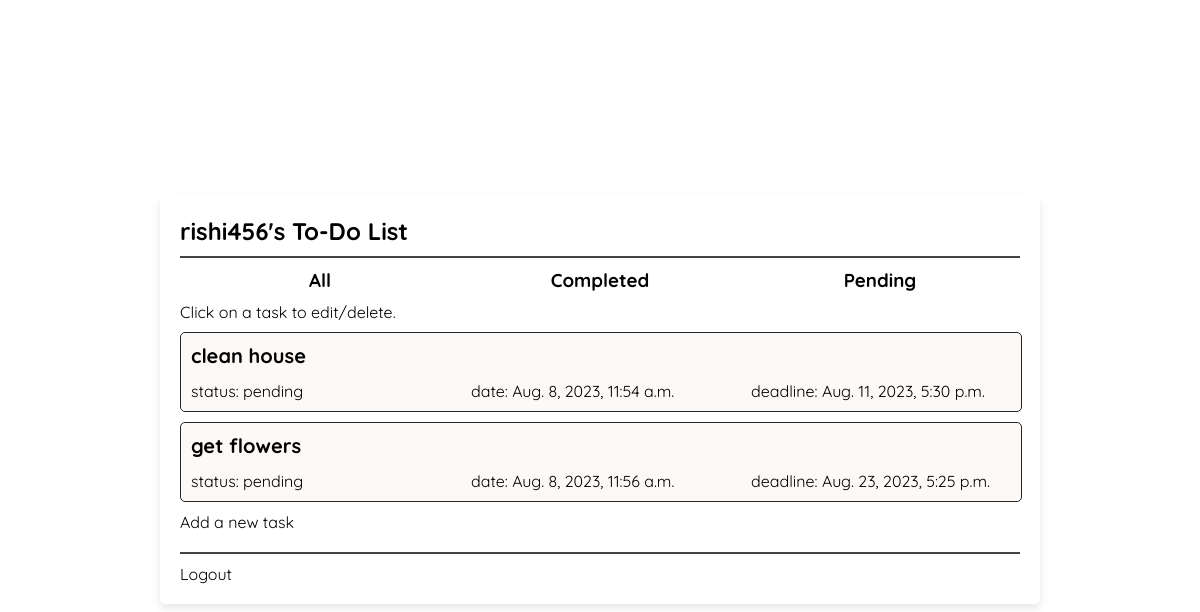
The page /pending/ (signed in) on the database its author committed.
### myapp/models.py (models this page shows, shortened)
class Task(models.Model):
    user = models.ForeignKey(
        User, on_delete=models.CASCADE, null=True, blank=True)
    title = models.CharField(max_length=100)
    description = models.TextField(null=True, blank=True)
    complete = models.BooleanField(default=False)
    created = models.DateTimeField(auto_now_add=True)
    deadline = models.DateTimeField(null=True, blank=True ,default=None)
    class Meta:
        order_with_respect_to = 'user'

### myapp/views.py (the view)
# urls.py: path('pending/', views.pending_tasks, name='pending_tasks')
@login_required
def pending_tasks(request):
    tasks = Task.objects.filter(user=request.user, complete=False)
    return render(request, 'task_list.html', {'tasks':tasks})

### myapp/templates/task_list.html (shortened to what this page needs)
{% load static %}
<!DOCTYPE html>
<html lang="en">
<head>
    <link rel="stylesheet" href="{% static 'css/style.css' %}">
</head>
<body>
    <br>
    <section class="card">
        <h2>{{ request.user }}'s To-Do List</h2>
        <div class="divider"></div>
        <div class="mydiv1">
            <h3 onclick="window.location.href='{% url 'task_list' %}'">All</h3>
            <h3 onclick="window.location.href='{% url 'completed_tasks' %}'">Completed</h3>
            <h3 onclick="window.location.href='{% url 'pending_tasks' %}'">Pending</h3>
        </div>
        {% if tasks %}
        <p>Click on a task to edit/delete.</p>
        {% for task in tasks %}
        <div class="task-div" onclick="window.location.href='{% url 'task-update' pk=task.pk %}'">
            <h2>{{ task.title }}</h2>
            <div class="task-details">
                {% if task.complete %}
                <p>status: complete</p>
                {% else %}
                <p>status: pending</p>
                {% endif %}
                <p>date: {{ task.created }}</p>
                <p>deadline: {{ task.deadline }}</p>
            </div>
        </div>
        {% endfor %}
        <p><a href="{% url 'task-create' %}">Add a new task</a></p>
        <br>
        <div class="divider"></div>
        {% else %}
        <h3>You have no tasks!</h3>
        <br>
        <p><a href="{% url 'task-create' %}">Add a new task</a></p>
        {% endif %}
        <p><a href="{% url 'logout' %}">Logout</a></p>
    </section>
</body>
</html>

### myapp/static/css/style.css (style rules this page uses)
:root { --background-color1: #fcf9f7; --background-color2: #fcf5f1; }
* { margin: 0; padding: 0; font-family: "Quicksand", sans-serif; }
body { align-items: center; justify-content: center; display: flex; height: 100vh; }
.card, .card-body { margin-top: 20px; max-height: 100vh; margin: 0 auto; padding: 20px; border-radius: 5px; box-shadow: 0 4px 8px rgba(0, 0, 0, 0.1); position: relative; }
.card { width: 70%; overflow-y: auto; }
.card h2 { position: relative; margin-bottom: 10px; }
.divider { height: 2px; background-color: #454444; margin-bottom: 10px; }
.mydiv1 { display: flex; justify-content: space-between; margin-bottom: 10px; }
.mydiv1 h3 { flex: 1; text-align: center; }
.task-div { position: relative; width: 100%; background-color: var(--background-color1); border-radius: 5px; border: 1px solid rgb(37, 37, 37); margin-top: 10px; margin-bottom: 10px; display: flex; flex-direction: column; }
.task-div h2 { padding: 10px; font-size: 20px; padding-bottom: 3px; }
.task-details { display: flex; justify-content: space-between; margin-bottom: 10px; }
.task-details p { padding-left: 10px; flex: 1; text-align: left; }
.mydiv1 h3 { color: black; position: relative; }
.mydiv1 h3::before { content: ''; position: absolute; top: 100%; left: 50%; transform: translateX(-50%); height: 1px; width: 0; background-color: rgb(0, 0, 0); transition: .3s; }
.card a { text-decoration: none; color: black; position: relative; }
.card a::before { content: ''; position: absolute; top: 100%; left: 50%; transform: translateX(-50%); height: 1px; width: 0; background-color: rgb(0, 0, 0); transition: .3s; }

### rows shown on the page
Task: title "clean house", complete "status: pending", created "Aug. 8, 2023, 11:54 a.m.", deadline "Aug. 11, 2023, 5:30 p.m."
Task: title "get flowers", complete "status: pending", created "Aug. 8, 2023, 11:56 a.m.", deadline "Aug. 23, 2023, 5:25 p.m."

### other values the page prints
{{ request.user }} "rishi456"
